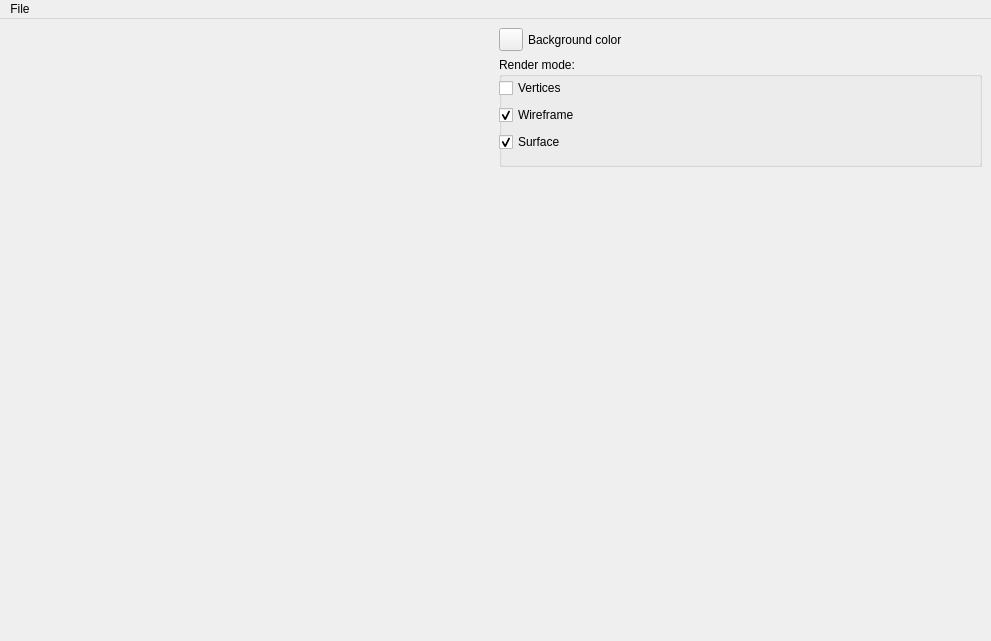
<?xml version="1.0" encoding="UTF-8"?>
<ui version="4.0">
 <class>SurfaceEvolverGUI</class>
 <widget class="QMainWindow" name="SurfaceEvolverGUI">
  <property name="geometry">
   <rect>
    <x>0</x>
    <y>0</y>
    <width>991</width>
    <height>641</height>
   </rect>
  </property>
  <property name="maximumSize">
   <size>
    <width>16777213</width>
    <height>16777215</height>
   </size>
  </property>
  <property name="windowTitle">
   <string>SurfaceEvolverGUI</string>
  </property>
  <widget class="QWidget" name="centralwidget">
   <property name="maximumSize">
    <size>
     <width>16777215</width>
     <height>16777215</height>
    </size>
   </property>
   <layout class="QHBoxLayout" name="horizontalLayout">
    <item>
     <layout class="QVBoxLayout" name="verticalLayout_2">
      <item>
       <widget class="QVTKOpenGLNativeWidget" name="qvtkWidget" native="true"/>
      </item>
     </layout>
    </item>
    <item>
     <layout class="QVBoxLayout" name="verticalLayout">
      <property name="sizeConstraint">
       <enum>QLayout::SetMaximumSize</enum>
      </property>
      <item>
       <layout class="QHBoxLayout" name="horizontalLayout_2">
        <property name="spacing">
         <number>5</number>
        </property>
        <property name="sizeConstraint">
         <enum>QLayout::SetMaximumSize</enum>
        </property>
        <item>
         <widget class="QToolButton" name="bgColorButton">
          <property name="text">
           <string/>
          </property>
         </widget>
        </item>
        <item>
         <widget class="QLabel" name="bgColorLabel">
          <property name="text">
           <string>Background color</string>
          </property>
         </widget>
        </item>
       </layout>
      </item>
      <item>
       <widget class="QGroupBox" name="groupBox">
        <property name="minimumSize">
         <size>
          <width>0</width>
          <height>110</height>
         </size>
        </property>
        <property name="title">
         <string>Render mode:</string>
        </property>
        <widget class="QWidget" name="horizontalLayoutWidget">
         <property name="geometry">
          <rect>
           <x>0</x>
           <y>20</y>
           <width>90</width>
           <height>76</height>
          </rect>
         </property>
         <layout class="QVBoxLayout" name="verticalLayout_3">
          <item>
           <widget class="QCheckBox" name="checkBoxVertices">
            <property name="text">
             <string>Vertices</string>
            </property>
           </widget>
          </item>
          <item>
           <widget class="QCheckBox" name="checkBoxWireframe">
            <property name="text">
             <string>Wireframe</string>
            </property>
            <property name="checked">
             <bool>true</bool>
            </property>
           </widget>
          </item>
          <item>
           <widget class="QCheckBox" name="checkBoxSurface">
            <property name="text">
             <string>Surface</string>
            </property>
            <property name="checked">
             <bool>true</bool>
            </property>
           </widget>
          </item>
         </layout>
        </widget>
       </widget>
      </item>
      <item>
       <spacer name="horizontalSpacer">
        <property name="orientation">
         <enum>Qt::Horizontal</enum>
        </property>
        <property name="sizeType">
         <enum>QSizePolicy::Minimum</enum>
        </property>
        <property name="sizeHint" stdset="0">
         <size>
          <width>40</width>
          <height>20</height>
         </size>
        </property>
       </spacer>
      </item>
      <item>
       <spacer name="verticalSpacer">
        <property name="orientation">
         <enum>Qt::Vertical</enum>
        </property>
        <property name="sizeHint" stdset="0">
         <size>
          <width>20</width>
          <height>40</height>
         </size>
        </property>
       </spacer>
      </item>
     </layout>
    </item>
   </layout>
  </widget>
  <widget class="QMenuBar" name="menuBar">
   <property name="geometry">
    <rect>
     <x>0</x>
     <y>0</y>
     <width>991</width>
     <height>26</height>
    </rect>
   </property>
   <widget class="QMenu" name="menuFile">
    <property name="title">
     <string>File</string>
    </property>
    <addaction name="actionOpen"/>
    <addaction name="actionSave"/>
   </widget>
   <addaction name="menuFile"/>
  </widget>
  <action name="actionOpenFile">
   <property name="enabled">
    <bool>true</bool>
   </property>
   <property name="text">
    <string>Open File...</string>
   </property>
  </action>
  <action name="actionExit">
   <property name="text">
    <string>Exit</string>
   </property>
  </action>
  <action name="actionPrint">
   <property name="text">
    <string>Print</string>
   </property>
  </action>
  <action name="actionHelp">
   <property name="text">
    <string>Help</string>
   </property>
  </action>
  <action name="actionOpen">
   <property name="text">
    <string>Open</string>
   </property>
   <property name="shortcut">
    <string>Ctrl+O</string>
   </property>
  </action>
  <action name="actionSave">
   <property name="text">
    <string>Save</string>
   </property>
   <property name="shortcut">
    <string>Ctrl+S</string>
   </property>
  </action>
 </widget>
 <customwidgets>
  <customwidget>
   <class>QVTKOpenGLNativeWidget</class>
   <extends>QWidget</extends>
   <header>QVTKOpenGLNativeWidget.h</header>
  </customwidget>
 </customwidgets>
 <resources/>
 <connections>
  <connection>
   <sender>bgColorButton</sender>
   <signal>clicked()</signal>
   <receiver>SurfaceEvolverGUI</receiver>
   <slot>ActionRendererBackgroundColor()</slot>
   <hints>
    <hint type="sourcelabel">
     <x>513</x>
     <y>52</y>
    </hint>
    <hint type="destinationlabel">
     <x>8</x>
     <y>32</y>
    </hint>
   </hints>
  </connection>
  <connection>
   <sender>checkBoxVertices</sender>
   <signal>clicked(bool)</signal>
   <receiver>SurfaceEvolverGUI</receiver>
   <slot>ActionRenderVertices()</slot>
   <hints>
    <hint type="sourcelabel">
     <x>555</x>
     <y>103</y>
    </hint>
    <hint type="destinationlabel">
     <x>519</x>
     <y>26</y>
    </hint>
   </hints>
  </connection>
  <connection>
   <sender>checkBoxWireframe</sender>
   <signal>clicked(bool)</signal>
   <receiver>SurfaceEvolverGUI</receiver>
   <slot>ActionRenderWireframe()</slot>
   <hints>
    <hint type="sourcelabel">
     <x>526</x>
     <y>137</y>
    </hint>
    <hint type="destinationlabel">
     <x>530</x>
     <y>30</y>
    </hint>
   </hints>
  </connection>
  <connection>
   <sender>checkBoxSurface</sender>
   <signal>clicked(bool)</signal>
   <receiver>SurfaceEvolverGUI</receiver>
   <slot>ActionRenderSurface()</slot>
   <hints>
    <hint type="sourcelabel">
     <x>543</x>
     <y>156</y>
    </hint>
    <hint type="destinationlabel">
     <x>88</x>
     <y>27</y>
    </hint>
   </hints>
  </connection>
 </connections>
 <slots>
  <slot>ActionRendererBackgroundColor()</slot>
  <slot>ActionRenderVertices()</slot>
  <slot>ActionRenderWireframe()</slot>
  <slot>ActionRenderSurface()</slot>
 </slots>
</ui>
